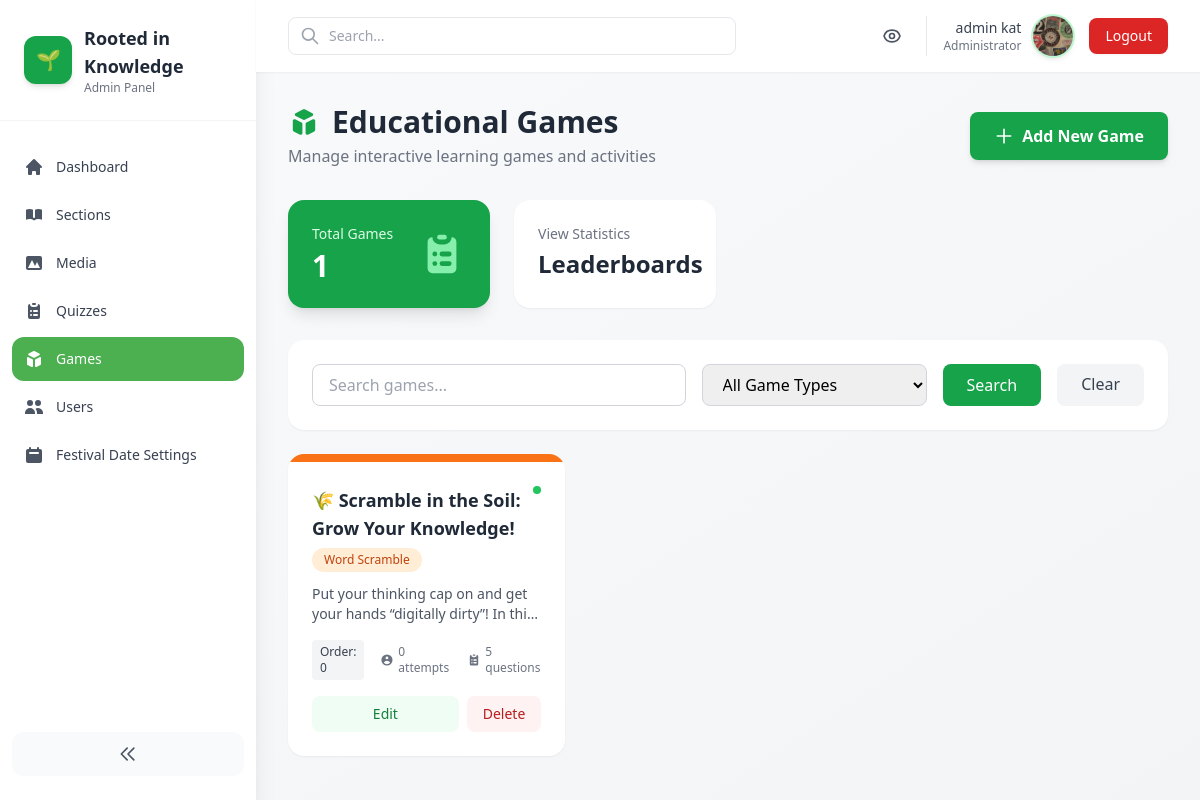
Page /admin-panel/games/ (signed in) on the earlier database version.
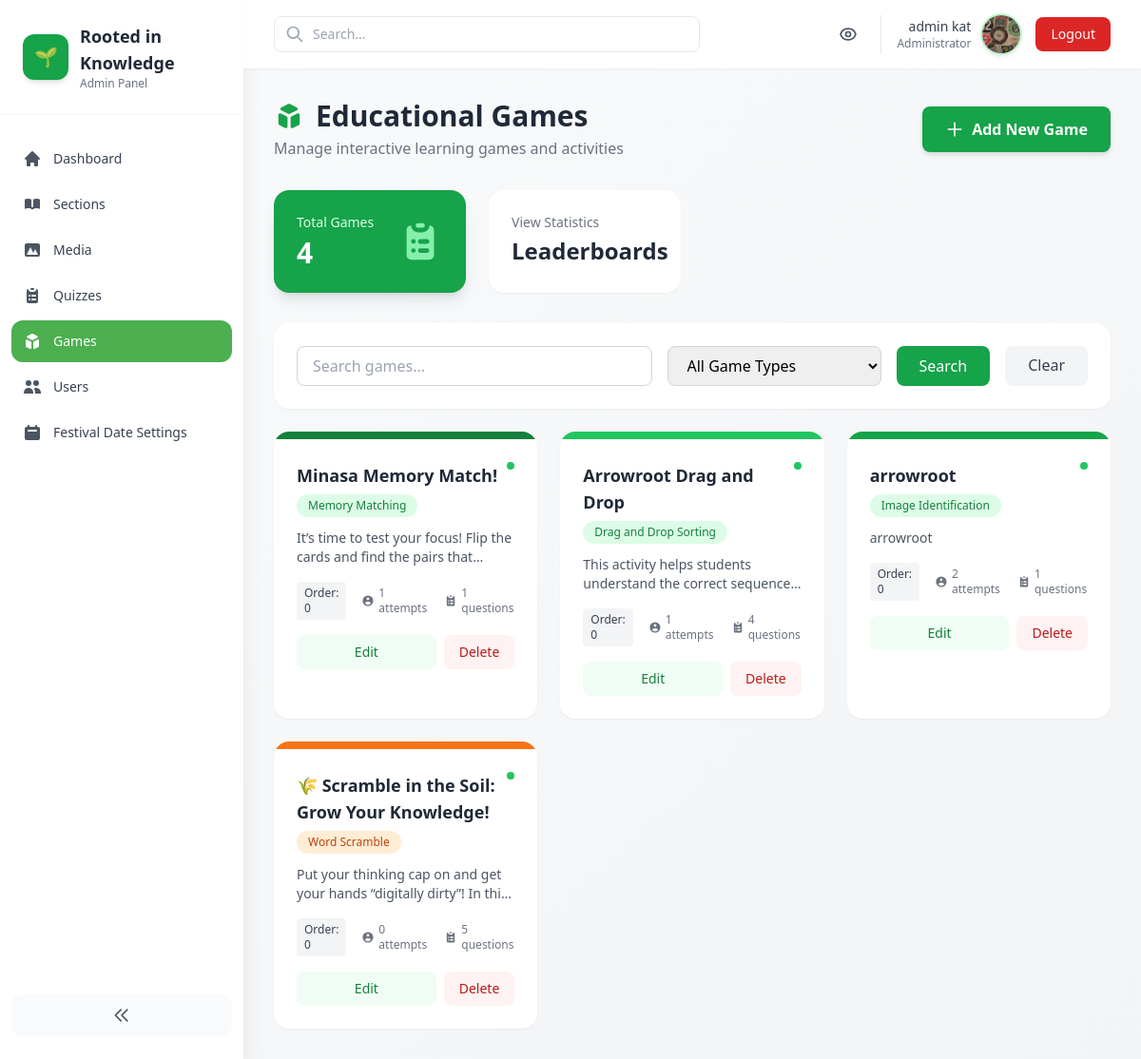
Same page on the later database version.
### games/models.py (models this page shows, shortened)
class Game(models.Model):
    GAME_TYPE_CHOICES = [
        ('word_scramble', 'Word Scramble'),
        ('drag_drop', 'Drag and Drop Sorting'),
        ('image_identification', 'Image Identification'),
        ('memory_match', 'Memory Matching'),
    ]
    title = models.CharField(max_length=200)
    game_type = models.CharField(max_length=30, choices=GAME_TYPE_CHOICES)
    description = models.TextField(help_text="Learning goal and game instructions")
    article = models.ForeignKey('core.Article', on_delete=models.SET_NULL, null=True, blank=True, related_name='games')
    difficulty = models.CharField(max_length=20, choices=[('easy', 'Easy'), ('medium', 'Medium'), ('hard', 'Hard')], default='medium')
    time_limit = models.IntegerField(null=True, blank=True, help_text="Time limit in seconds (optional)")
    points_per_correct = models.IntegerField(default=10, validators=[MinValueValidator(1)])
    order = models.PositiveIntegerField(default=0, help_text="Display order in game list")
    created_at = models.DateTimeField(auto_now_add=True)
    updated_at = models.DateTimeField(auto_now=True)
    is_active = models.BooleanField(default=True)
    class Meta:
        ordering = ['order', '-created_at']

### core/admin_panel/game_views.py (the view)
# urls.py: path('admin-panel/games/', game_views.GameListView.as_view(), name='admin_games'),
@method_decorator(staff_member_required, name='dispatch')
class GameListView(ListView):
    model = Game
    template_name = 'core/admin_panel/game_list.html'
    context_object_name = 'games'
    paginate_by = 12
    def get_queryset(self):
        qs = super().get_queryset()
        q = self.request.GET.get('q')
        game_type = self.request.GET.get('type')
        if q:
            qs = qs.filter(Q(title__icontains=q) | Q(description__icontains=q))
        if game_type:
            qs = qs.filter(game_type=game_type)
        return qs.annotate(attempts_count=Count('attempts'))
    def get_context_data(self, **kwargs):
        ctx = super().get_context_data(**kwargs)
        ctx['game_types'] = Game.GAME_TYPE_CHOICES
        return ctx

### core/templates/core/admin_panel/game_list.html (shortened to what the changed rows need)
{% extends 'core/admin_panel/base.html' %}
{% block content %}
<div class="mb-8">
  <div class="flex items-center justify-between">
    <div>
      <h1 class="text-3xl font-bold text-gray-800 flex items-center gap-3">
        Educational Games
      </h1>
    </div>
  </div>
</div>
<div class="grid grid-cols-1 md:grid-cols-4 gap-6 mb-8">
  <div class="bg-green-600 rounded-2xl p-6 text-white shadow-lg">
    <div class="flex items-center justify-between">
      <div>
        <p class="text-green-100 text-sm font-medium">Total Games</p>
        <p class="text-3xl font-bold mt-1">{{ page_obj.paginator.count }}</p>
      </div>
    </div>
  </div>
</div>
<div class="grid grid-cols-1 md:grid-cols-2 lg:grid-cols-3 gap-6">
  {% for game in games %}
  <div class="bg-white rounded-2xl shadow-sm hover:shadow-md transition-all overflow-hidden">
    <div class="h-2 {% if game.game_type == 'word_scramble' %}bg-orange-500{% elif game.game_type == 'drag_drop' %}bg-green-500{% elif game.game_type == 'image_identification' %}bg-green-600{% elif game.game_type == 'memory_match' %}bg-green-700{% else %}bg-orange-600{% endif %}"></div>
    <div class="p-6">
      <div class="flex items-start justify-between mb-3">
        <div class="flex-1">
          <h3 class="text-lg font-bold text-gray-800 mb-1">{{ game.title }}</h3>
          <span class="inline-block px-3 py-1 text-xs font-medium rounded-full {% if game.game_type == 'word_scramble' %}bg-orange-100 text-orange-700{% elif game.game_type == 'drag_drop' %}bg-green-100 text-green-700{% elif game.game_type == 'image_identification' %}bg-green-100 text-green-700{% elif game.game_type == 'memory_match' %}bg-green-100 text-green-700{% else %}bg-orange-100 text-orange-700{% endif %}">
            {{ game.get_game_type_display }}
          </span>
        </div>
        <div class="flex items-center gap-2">
          {% if game.is_active %}
          <span class="w-2 h-2 bg-green-500 rounded-full"></span>
          {% else %}
          <span class="w-2 h-2 bg-gray-400 rounded-full"></span>
          {% endif %}
        </div>
      </div>
      <p class="text-gray-600 text-sm mb-4 line-clamp-2">{{ game.description|truncatewords:20 }}</p>
      <div class="flex items-center gap-4 text-xs text-gray-500 mb-4">
        <div class="flex items-center gap-1">
          <span class="px-2 py-1 bg-gray-100 text-gray-700 rounded font-medium">Order: {{ game.order }}</span>
        </div>
        <div class="flex items-center gap-1">
          <svg class="w-4 h-4" fill="currentColor" viewBox="0 0 20 20">
            <path fill-rule="evenodd" d="M18 10a8 8 0 11-16 0 8 8 0 0116 0zm-6-3a2 2 0 11-4 0 2 2 0 014 0zm-2 4a5 5 0 00-4.546 2.916A5.986 5.986 0 0010 16a5.986 5.986 0 004.546-2.084A5 5 0 0010 11z" clip-rule="evenodd"></path>
          </svg>
          <span>{{ game.attempts_count }} attempts</span>
        </div>
        <div class="flex items-center gap-1">
          <span>{{ game.questions.count }} questions</span>
        </div>
      </div>
      <div class="flex gap-2">
        <a href="{% url 'core:admin_game_update' game.pk %}" class="flex-1 px-4 py-2 bg-green-50 text-green-700 text-sm font-medium rounded-lg hover:bg-green-100 transition-colors text-center">
          Edit
        </a>
        <a href="{% url 'core:admin_game_delete' game.pk %}" class="px-4 py-2 bg-red-50 text-red-700 text-sm font-medium rounded-lg hover:bg-red-100 transition-colors">
          Delete
        </a>
      </div>
    </div>
  </div>
  {% endfor %}
</div>
{% endblock %}

Differences in the rows shown:
added Game: title "Minasa Memory Match!", game_type "Memory Matching", is_active True (drawn), description "It’s time to test your focus! Flip the cards and find the pairs…", order "0", attempts_count "1", questions.count "1"
added Game: title "Arrowroot Drag and Drop", game_type "Drag and Drop Sorting", is_active True (drawn), description "This activity helps students understand the correct…", order "0", attempts_count "1", questions.count "4"
added Game: title "arrowroot", game_type "Image Identification", is_active True (drawn), description "arrowroot", order "0", attempts_count "2", questions.count "1"
Other differences:
{{ page_obj.paginator.count }}: "1" → "4"
